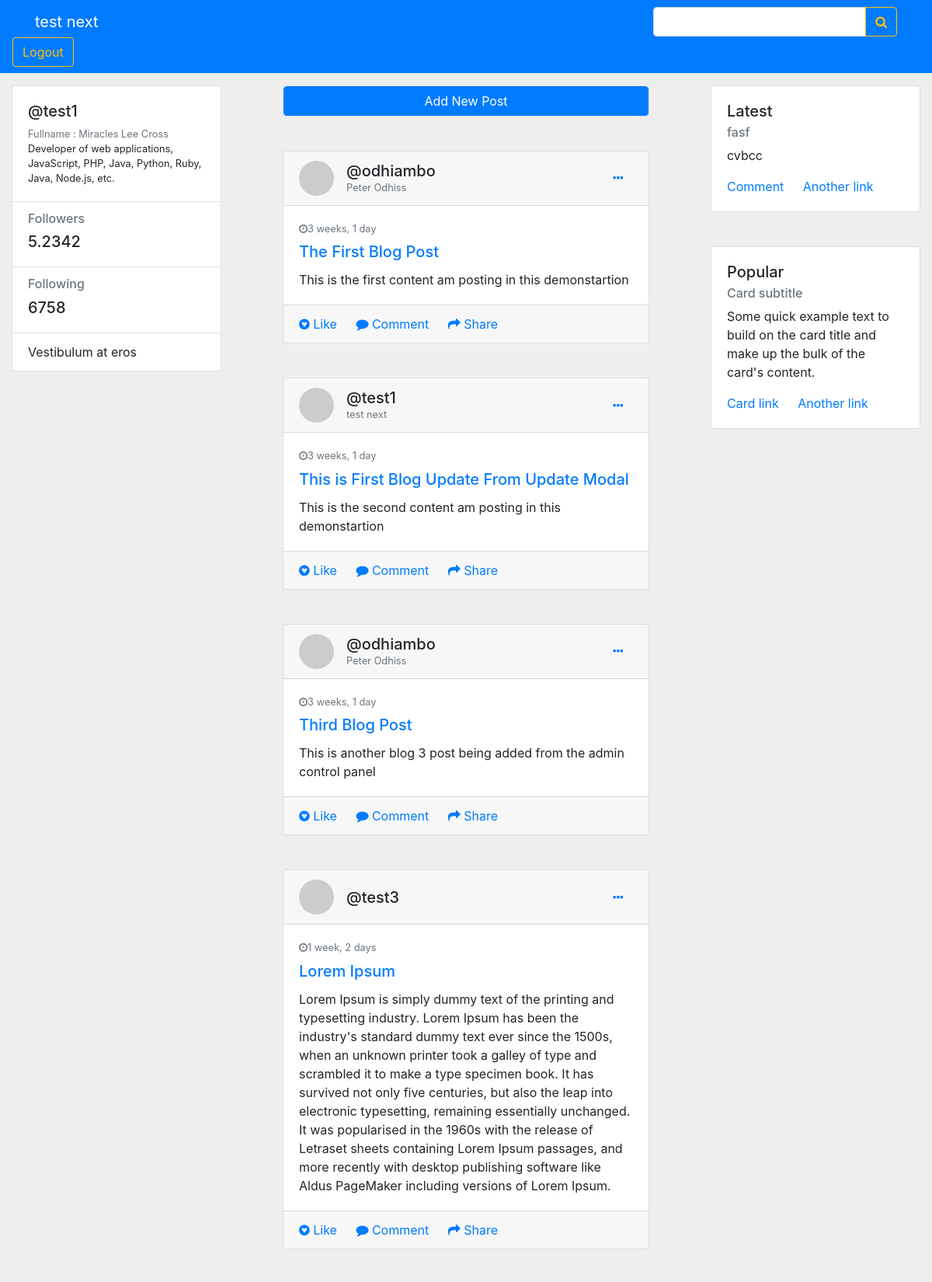
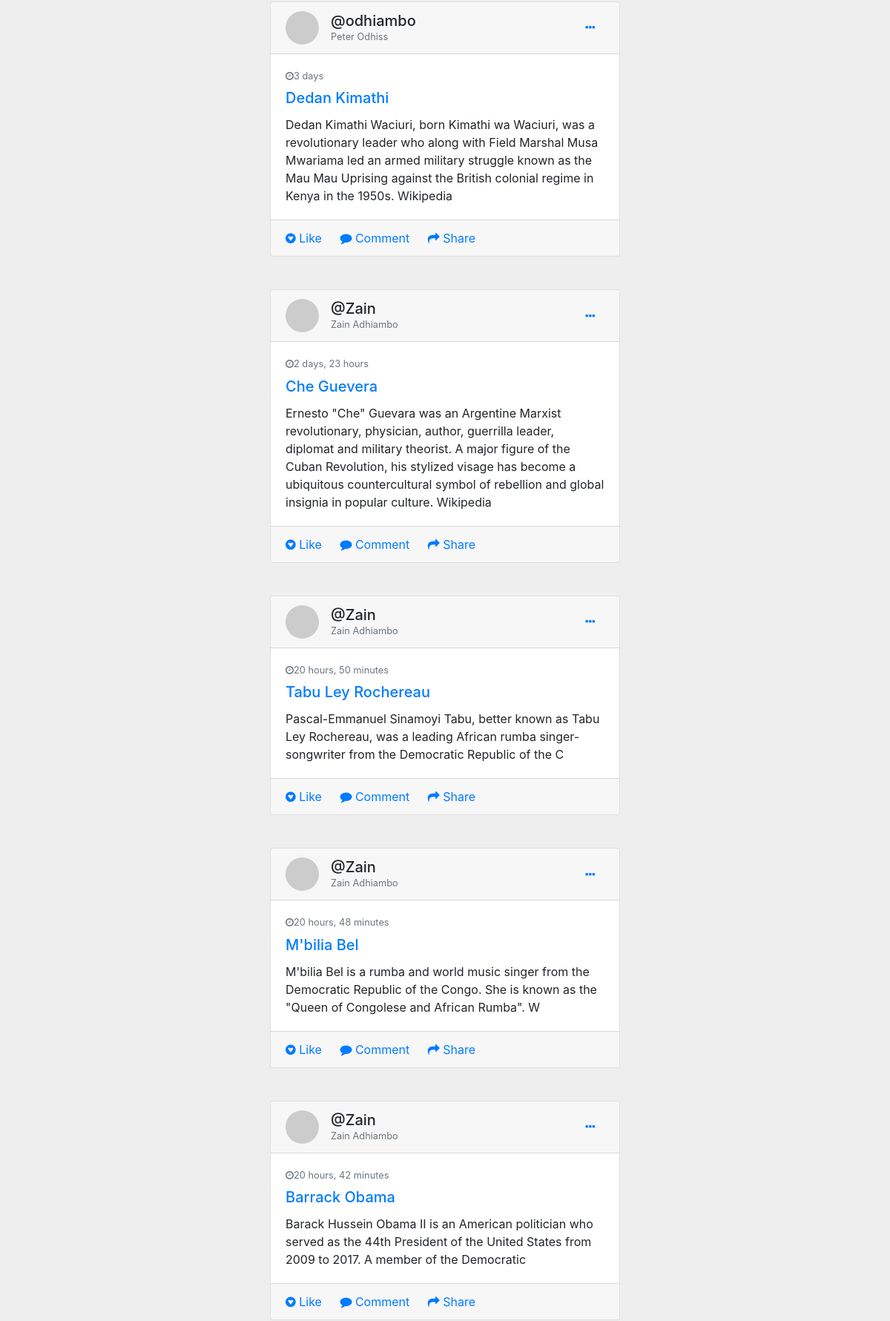
Screenshot of / (signed in, upper part) with the database file from the repository (2 pictures, top to bottom).
### blog/models.py (models this page shows, shortened)
class Post(models.Model):
    title = models.CharField(max_length=1000)
    content = models.TextField()
    date_posted = models.DateTimeField(default=timezone.now)
    author = models.ForeignKey(User, on_delete=models.CASCADE)

### blog/views.py (the view)
# urls.py: path('', views.home, name = 'homepage'),
def home(request):
    user = request.user
    if user.is_authenticated:
        context = {
            'posts': Post.objects.all(),
            'latest':Post.objects.order_by('-pk')[0],
            'user': user,
        }
        return render(request, 'blog/index.html', context)
    else:
        return redirect('login')

### blog/templates/blog/index.html (shortened to what this page needs)
{% extends 'blog/base_line.html' %}
{% load static %}
{% block css%}
<link href="{% static 'awakening/css/style.css' %}" rel="stylesheet" />
<link rel="stylesheet" href="http://cdnjs.cloudflare.com/ajax/libs/jquery.bootstrapvalidator/0.5.2/css/bootstrapValidator.min.css" />
<link href="https://stackpath.bootstrapcdn.com/font-awesome/4.7.0/css/font-awesome.min.css" rel="stylesheet"
>
{% endblock %}
{% block content%}
<nav class="navbar navbar-dark bg-primary">
    <div class="container">
        <a class="navbar-brand" href="#">
            {{ user.first_name }} {{user.last_name}}
        </a>
        <form class="form-inline">
            <div class="input-group">
                <input type="text" class="form-control" aria-label="Recipient's username" aria-describedby="button-addon2">
                <div class="input-group-append">
                    <button class="btn btn-outline-warning" type="button" id="button-addon2">
                        <i class="fa fa-search"></i>
                    </button>
                </div>
            </div>
        </form>
    </div>
    <a href="{% url 'logout' %}"><button class="btn btn-outline-warning" type="button" id="logout">Logout</button></a>
</nav>
<div class="container_body">
    <div class="container-fluid gedf-wrapper">
        <div class="row">
            <div class="col-md-3">
                <div class="card">
                    <div class="card-body">
                        <div class="h5">@{{ user.username }}</div>
                        <div class="h7 text-muted">Fullname : Miracles Lee Cross</div>
                        <div class="h7">Developer of web applications, JavaScript, PHP, Java, Python, Ruby, Java,
                            Node.js,
                            etc.
                        </div>
                    </div>
                    <ul class="list-group list-group-flush">
                        <li class="list-group-item">
                            <div class="h6 text-muted">Followers</div>
                            <div class="h5">5.2342</div>
                        </li>
                        <li class="list-group-item">
                            <div class="h6 text-muted">Following</div>
                            <div class="h5">6758</div>
                        </li>
                        <li class="list-group-item">Vestibulum at eros</li>
                    </ul>
                </div>
            </div>
            <div class="col-md-6 gedf-main">
                <div class="card gedf-card">
                    <button type="button" class="btn btn-primary js-create-post">
                        Add New Post
                    </button>
                </div>
                {% for p in posts %}
                <div class="card gedf-card">
                    <div class="card-header">
                        <div class="d-flex justify-content-between align-items-center">
                            <div class="d-flex justify-content-between align-items-center">
                                <div class="mr-2">
                                    <img class="rounded-circle" width="45" src="https://picsum.photos/50/50" alt="">
                                </div>
                                <div class="ml-2">
                                    <div class="h5 m-0">@{{ p.author.username }}</div>
                                    <div class="h7 text-muted">{{ p.author.first_name }} {{ p.author.last_name}}</div>
                                </div>
                            </div>
                            <div>
                                <div class="dropdown">
                                    <button class="btn btn-link dropdown-toggle" type="button" id="gedf-drop1"
                                        data-toggle="dropdown" aria-haspopup="true" aria-expanded="false">
                                        <i class="fa fa-ellipsis-h"></i>
                                    </button>
                                </div>
                            </div>
                        </div>
                    </div>
                    <div class="card-body">
                        <div class="text-muted h7 mb-2"> <i class="fa fa-clock-o"></i>{{ p.date_posted | timesince }}
                        </div>
                        <a class="card-link" href="#">
                            <h5 class="card-title">{{ p.title }}</h5>
                        </a>
                        <p class="card-text">
                            {{ p.content }}
                        </p>
                    </div>
                    <div class="card-footer">
                        <a href="#" class="card-link"><i class="fa fa-gittip"></i> Like</a>
                        <a href="#" class="card-link"><i class="fa fa-comment"></i> Comment</a>
                        <a href="#" class="card-link"><i class="fa fa-mail-forward"></i> Share</a>
                    </div>
                </div>
                {% endfor %}
            </div>
            <div class="col-md-3">
                <div class="card gedf-card">
                    <div class="card-body">
                        <h5 class="card-title">Latest</h5>
                        <h6 class="card-subtitle mb-2 text-muted">{{ latest.title }}</h6>
                        <p class="card-text">{{ latest.content }}</p>
                        <a href="#" class="card-link">Comment</a>
                        <a href="#" class="card-link">Another link</a>
                    </div>
                </div>
                <div class="card gedf-card">
                    <div class="card-body">
                        <h5 class="card-title">Popular</h5>
                        <h6 class="card-subtitle mb-2 text-muted">Card subtitle</h6>
                        <p class="card-text">Some quick example text to build on the card title and make up the
                            bulk of the
                            card's content.</p>
                        <a href="#" class="card-link">Card link</a>
                        <a href="#" class="card-link">Another link</a>
                    </div>
                </div>
            </div>
        </div>
    </div>
</div>
        {% endblock %}

### blog/templates/blog/base_line.html (shortened to what this page needs)
{% load static %}
<!DOCTYPE html>
<html lang="en">
<head>
    <link rel="stylesheet" href="https://stackpath.bootstrapcdn.com/bootstrap/4.1.3/css/bootstrap.min.css"
>
    {% block css%}
    {% endblock %}
</head>
<body>
    {% block content %}
    {% endblock %}
</body>
</html>

### blog/static/awakening/css/style.css (style rules this page uses)
body { background-color: #eeeeee; }
.h7 { font-size: 0.8rem; }
.gedf-wrapper { margin-top: 0.97rem; }
@media (min-width: 995px) { .gedf-main { padding-left: 4rem; padding-right: 4rem; } }
@media (min-width: 995px) { .gedf-card { margin-bottom: 2.77rem; } }
.dropdown-toggle::after { content: none; display: none; }

### rows the page displays
Post: author.username "odhiambo", author.first_name "Peter", author.last_name "Odhiss", date_posted "3 weeks, 1 day", title "The First Blog Post", content "This is the first content am posting in this demonstartion"
Post: author.username "test1", author.first_name "test", author.last_name "next", date_posted "3 weeks, 1 day", title "This is First Blog Update From Update Modal", content "This is the second content am posting in this demonstartion"
Post: author.username "odhiambo", author.first_name "Peter", author.last_name "Odhiss", date_posted "3 weeks, 1 day", title "Third Blog Post", content "This is another blog 3 post being added from the admin control panel"
Post: author.username "test3", date_posted "1 week, 2 days", title "Lorem Ipsum", content "Lorem Ipsum is simply dummy text of the printing and typesetting industry. Lorem Ipsum has been the industry's standard dummy text ever since the 1500s, when an unknown printer took a galley of type and scrambled it to make a type specimen book. It has survived not only five centuries, but also the leap into electronic typesetting, remaining essentially unchanged. It was popularised in the 1960s with the release of Letraset sheets containing Lorem Ipsum passages, and more recently with desktop publishing software like Aldus PageMaker including versions of Lorem Ipsum."
Post: author.username "odhiambo", author.first_name "Peter", author.last_name "Odhiss", date_posted "3 days", title "Dedan Kimathi", content "Dedan Kimathi Waciuri, born Kimathi wa Waciuri, was a revolutionary leader who along with Field Marshal Musa Mwariama led an armed military struggle known as the Mau Mau Uprising against the British colonial regime in Kenya in the 1950s. Wikipedia"
Post: author.username "Zain", author.first_name "Zain", author.last_name "Adhiambo", date_posted "2 days, 23 hours", title "Che Guevera", content "Ernesto \"Che\" Guevara was an Argentine Marxist revolutionary, physician, author, guerrilla leader, diplomat and military theorist. A major figure of the Cuban Revolution, his stylized visage has become a ubiquitous countercultural symbol of rebellion and global insignia in popular culture. Wikipedia"
Post: author.username "Zain", author.first_name "Zain", author.last_name "Adhiambo", date_posted "20 hours, 50 minutes", title "Tabu Ley Rochereau", content "Pascal-Emmanuel Sinamoyi Tabu, better known as Tabu Ley Rochereau, was a leading African rumba singer-songwriter from the Democratic Republic of the C"
Post: author.username "Zain", author.first_name "Zain", author.last_name "Adhiambo", date_posted "20 hours, 48 minutes", title "M'bilia Bel", content "M'bilia Bel is a rumba and world music singer from the Democratic Republic of the Congo. She is known as the \"Queen of Congolese and African Rumba\". W"
Post: author.username "Zain", author.first_name "Zain", author.last_name "Adhiambo", date_posted "20 hours, 42 minutes", title "Barrack Obama", content "Barack Hussein Obama II is an American politician who served as the 44th President of the United States from 2009 to 2017. A member of the Democratic"
Post: title "fasf", content "cvbcc"

### other values shown
{{ user.first_name }} "test"
{{ user.last_name }} "next"
{{ user.username }} "test1"
